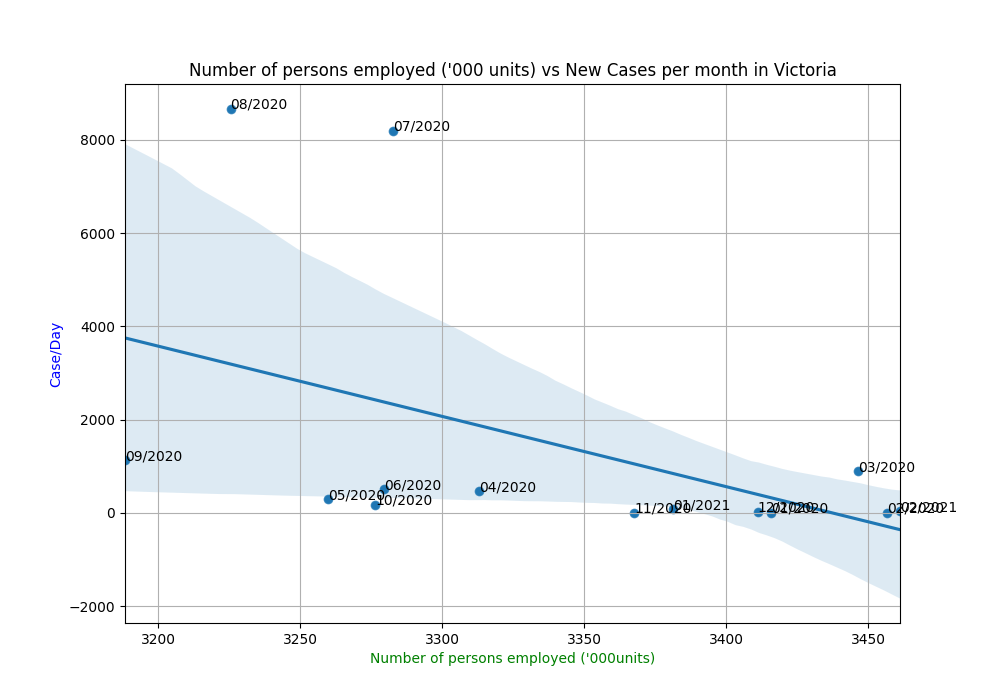

Recreate this plot in Python.
import pandas as pd  
import matplotlib.pyplot as plt
import seaborn as sns
from scipy import stats

covid_df = pd.read_csv('covid_clean.csv') 
employment_df = pd.read_csv('employment_clean.csv')

employment_df = employment_df.head(14)

employment_df['Case/Day'] = covid_df['Case/Day'] 

x = employment_df['Employed'] 
y = employment_df['Case/Day']
pearson_correlation = stats.pearsonr(x,y)
#scatter plot
employment_df.plot(kind='scatter', x='Employed', y='Case/Day', figsize=(10,7))
plt.title("Number of persons employed ('000 units) vs New Cases per month in Victoria")  
plt.grid(True)
ax = sns.regplot(x=x, y=y)
ax.set(xlabel="Number of persons employed ('000units)", ylabel = "Case/Day")
ax.xaxis.label.set_color('green')
ax.yaxis.label.set_color('blue')
for i, date in enumerate(employment_df['Month/Year']):
    ax.annotate(date, (x[i], y[i]))
    

plt.savefig('scatterplot.png')
print("The pearson correlation coefficient and it's two-tailed p-value is:")
print(pearson_correlation)





